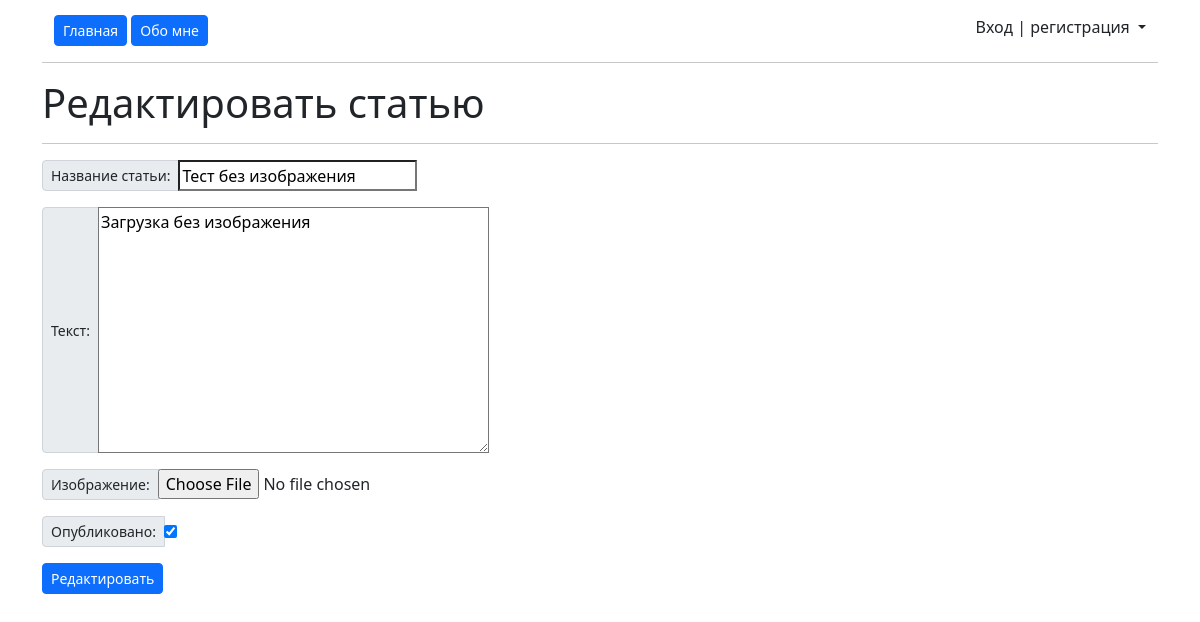
The page /test-without-image/update/ on the database its author committed.
### main/models.py (models this page shows, shortened)
class Article(models.Model):
    title = models.CharField(max_length=250, verbose_name='Название статьи')
    slug = models.SlugField(max_length=255, unique=True, db_index=True, verbose_name='URL')
    content = models.TextField(blank=True, verbose_name='Текст')
    image = models.ImageField(upload_to='images/', blank=True, verbose_name='Изображение')
    time_create = models.DateTimeField(auto_now_add=True, verbose_name='Создано')
    time_update = models.DateTimeField(auto_now=True, verbose_name='Отредактировано')
    is_published = models.BooleanField(default=True, verbose_name='Опубликовано')
    category = models.ForeignKey('Category', on_delete=PROTECT, verbose_name='Категория')
    class Meta:
        verbose_name = 'Статья'
        verbose_name_plural = 'Статьи'
        ordering = ['-time_create']

### main/views.py (the view)
# urls.py: path('<slug:slug>/update/', views.ArticlesUpdate.as_view(), name='update_article'),
class ArticlesUpdate(UpdateView):
    model = Article
    template_name = 'main/updatearticle.html'
    success_url = reverse_lazy('Главная')
    fields = ['title', 'content', 'image', 'is_published']

### main/templates/main/updatearticle.html (shortened to what this page needs)
{% extends 'main/layout.html' %}
{% block content %}
<h1>Редактировать статью</h1>
<hr>
<form action="#" method="post" enctype="multipart/form-data">
{% for f in form %}
<div class="input-group input-group-sm mb-3">
    <span class="input-group-text" type="checkbox" id="inputGroup-sizing-sm" for="{{ f.id_for_label }}">{{f.label}}: </span>{{ f }}
</div>
{% endfor %}
    <button type="submit" class="btn btn-primary btn-sm">Редактировать</button>
</form>
{% endblock %}

### rows shown on the page
Article: form "Тест без изображения" "Загрузка без изображения" "☑"

### other values the page prints
{{ f.label }} "Название статьи" "Текст" "Изображение" "Опубликовано"
